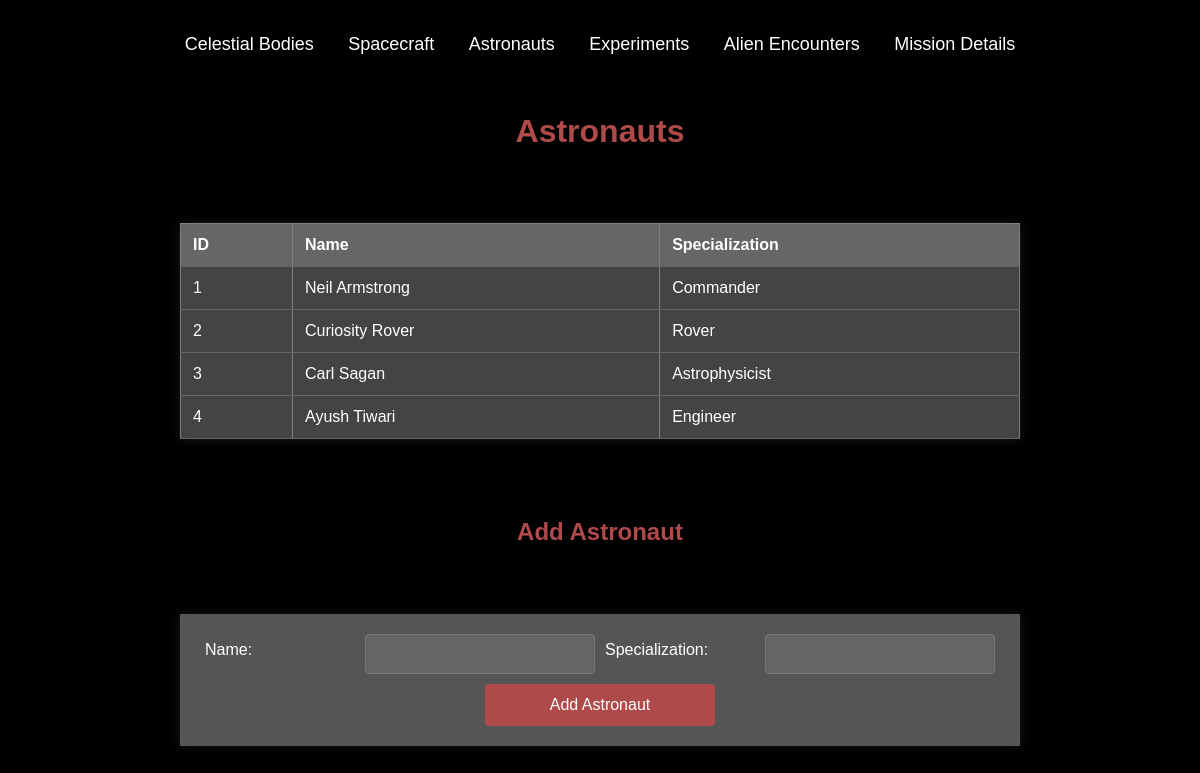
The page /astronauts on the database as committed earlier.
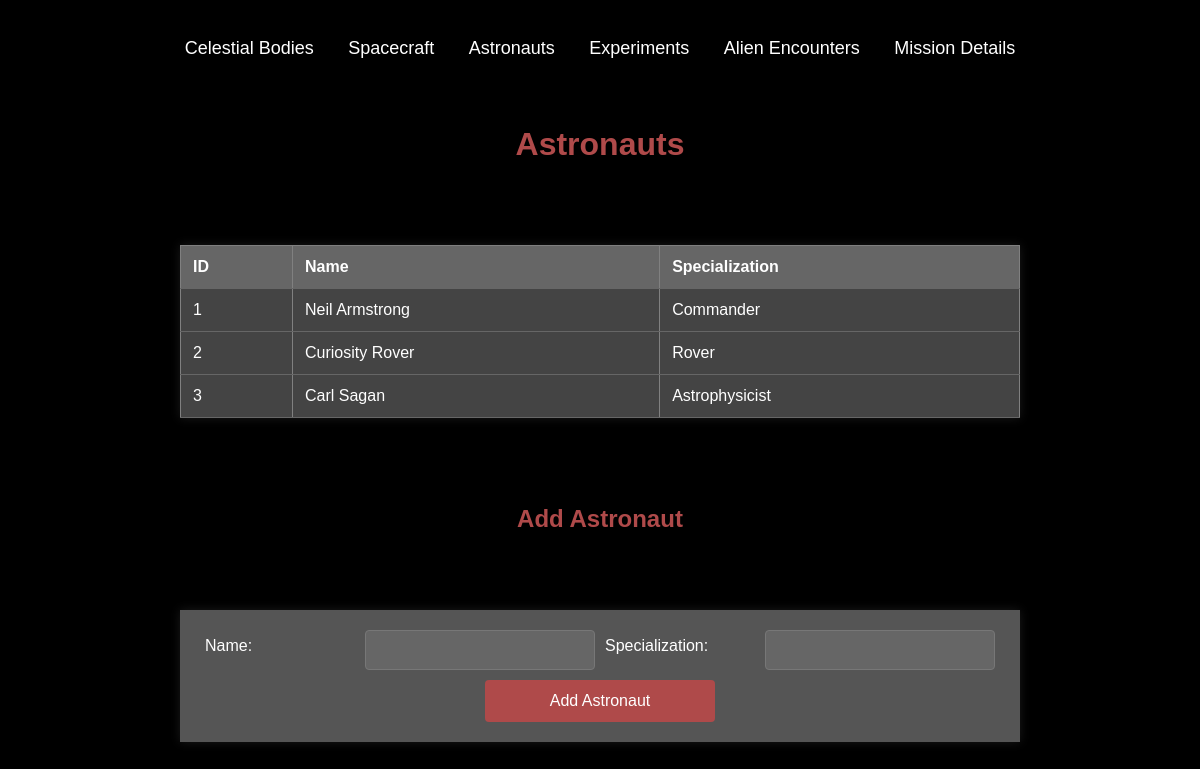
The same page on the database as committed later.
### app.py (models this page shows)
class Astronaut(db.Model):
    id = db.Column(db.Integer, primary_key=True)
    name = db.Column(db.String(50), nullable=False)
    specialization = db.Column(db.String(50), nullable=False)

### app.py (the view)
@app.route('/astronauts')
def astronauts():
    return render_template('astronauts.html', astronauts=Astronaut.query.all())

### templates/astronauts.html (shortened to what this page needs)
<!DOCTYPE html>
<html lang="en">
  <head>
    <link
      rel="stylesheet"
      href="{{ url_for('static', filename='index.css') }}"
    />
  </head>
  <body>
    <div class="navbar">
      <a href="/celestial_bodies">Celestial Bodies</a>
      <a href="/spacecraft">Spacecraft</a>
      <a href="/astronauts">Astronauts</a>
      <a href="/experiments">Experiments</a>
      <a href="/alien_encounters">Alien Encounters</a>
      <a href="/mission_details">Mission Details</a>
    </div>
    <h1>Astronauts</h1>
    <table border="1">
      <tr>
        <th>ID</th>
        <th>Name</th>
        <th>Specialization</th>
      </tr>
      {% for astronaut in astronauts %}
      <tr>
        <td>{{ astronaut.id }}</td>
        <td>{{ astronaut.name }}</td>
        <td>{{ astronaut.specialization }}</td>
      </tr>
      {% endfor %}
    </table>
    <h2>Add Astronaut</h2>
    <form class="ajax-form" id="astronaut-form" action="/add_astronaut" method="post">
      <label for="astronaut_name">Name:</label>
      <input type="text" id="astronaut_name" name="name" required />
      <label for="specialization">Specialization:</label>
      <input type="text" id="specialization" name="specialization" required />
      <button type="submit">Add Astronaut</button>
    </form>
  </body>
</html>

Rows that differ between the two databases and show on the page:
removed Astronaut: id "4", name "Ayush Tiwari", specialization "Engineer"
